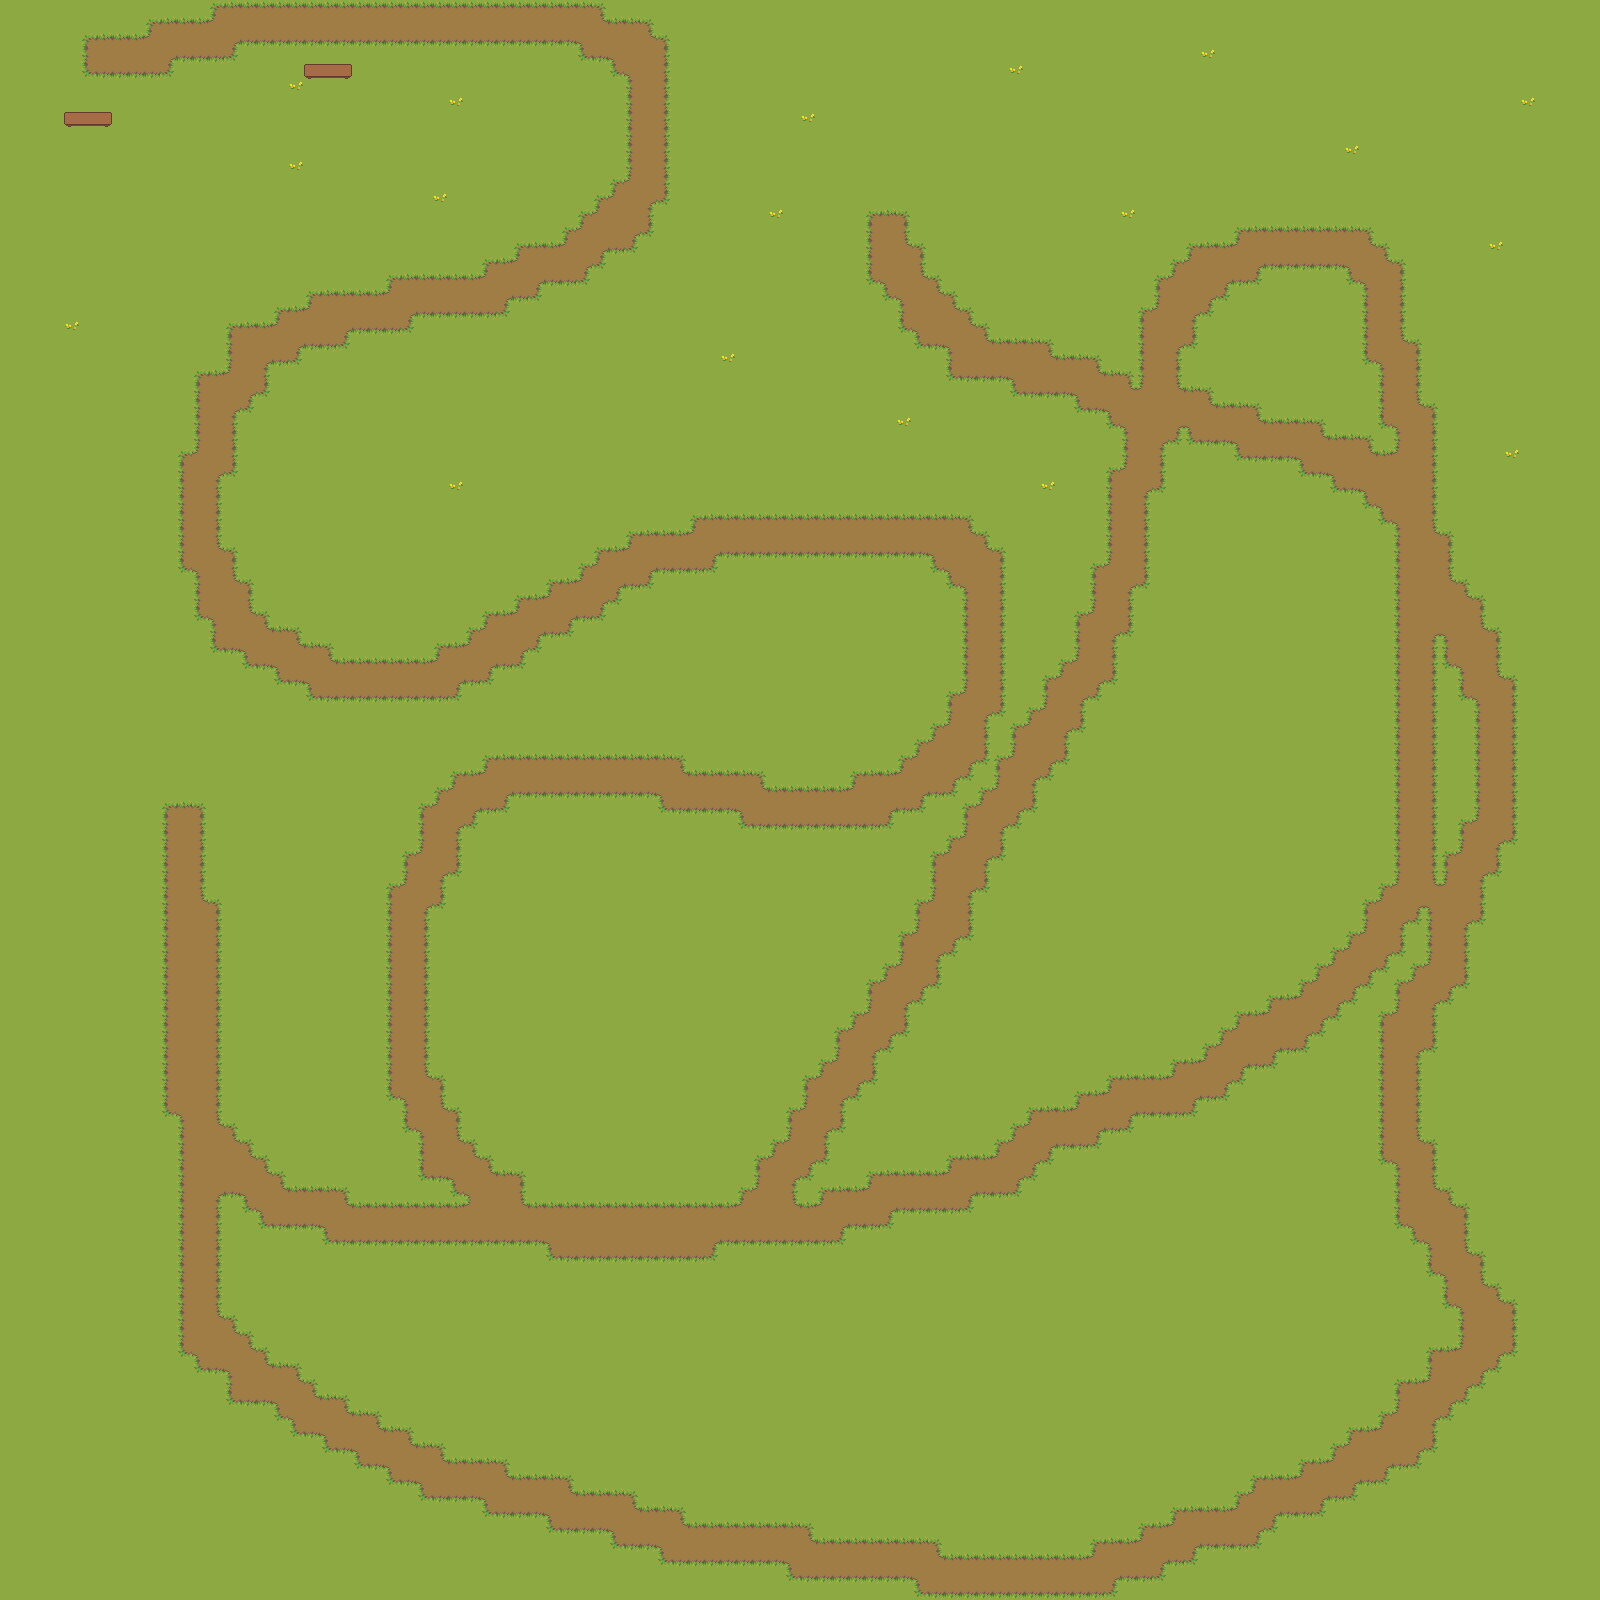

This game map was drawn from its Tiled (.tmx) file and the tilesets committed beside it. A one-line description and the trimmed map source follow:
An orthogonal 100x100 tile map with 16x16 px tiles, 2 tile layers (Tile Layer 1, Tile Layer 2).

<map version="1.2" tiledversion="1.3.1" orientation="orthogonal" renderorder="right-down" compressionlevel="0" width="100" height="100" tilewidth="16" tileheight="16" infinite="0" nextlayerid="3" nextobjectid="1">
 <tileset firstgid="1" name="OutDoorTileSet" tilewidth="16" tileheight="16" tilecount="255" columns="15">
  <image source="OutDoor.png" width="240" height="272" />
  <tile id="63">
   <animation>
    <frame tileid="63" duration="400" />
    <frame tileid="64" duration="400" />
   </animation>
  </tile>
 </tileset>
 <layer id="1" name="Tile Layer 1" width="100" height="100">
  <data>[10000 cells, 10000 non-empty, 14 distinct tile ids]</data>
 </layer>
 <layer id="2" name="Tile Layer 2" width="100" height="100">
  <data>[10000 cells, 24 non-empty, 4 distinct tile ids]</data>
 </layer>
</map>
